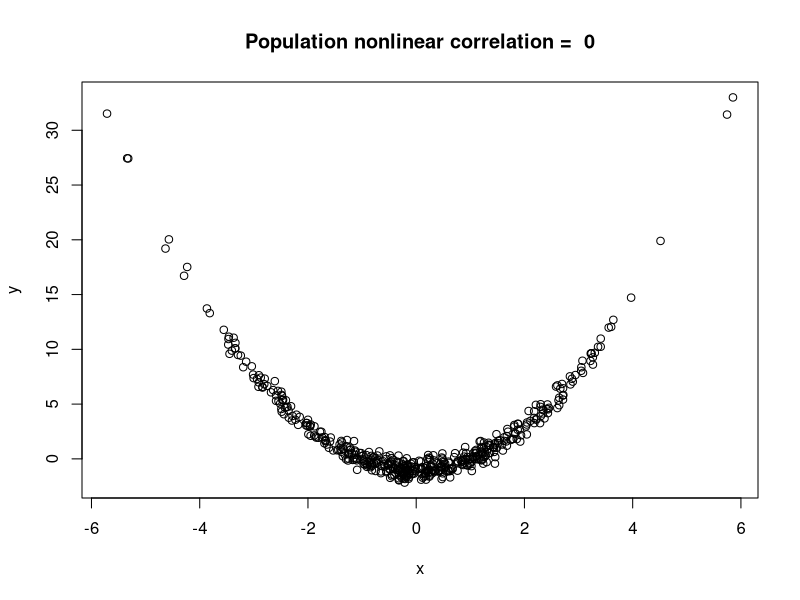
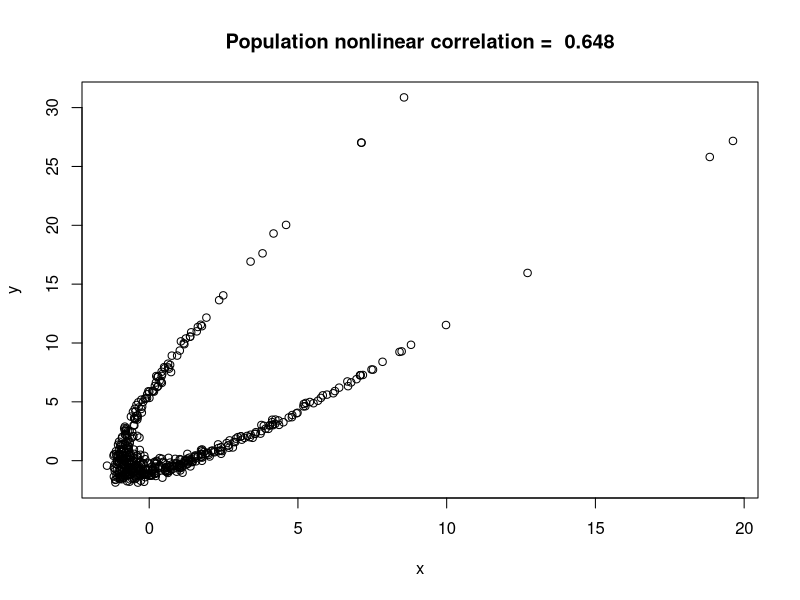

Write R code to recreate these figures, in order.
## ---- chunk 1
# Generate Bivariate Data with Nonlinear Relationship
gen_nonlinear <- function(n, muX, muY, sX, sY, angle){
  rotmat <- matrix(c(cos(angle), -sin(angle), sin(angle), cos(angle)),2,2)
  x <- rnorm(n, muX, sX)
  y <- x**2 + rnorm(n, muY, sY)
  df <- cbind(x,y)
  df <- df %*% rotmat
  df <- as.data.frame(df)
  names(df) <- c("x", "y")
  return(df)
}

# True correlation value for the nonlinear setting
cor_nonlinear <- function(muX, muY, sX, sY, angle){
  # muX and muY have no effect
  sQ <- sqrt(cos(angle)**2 * (2*sX**4 + 4*sX**2*muX**2 +  sY**2) + sin(angle)**2 * sX**2 + 2 * cos(angle)*sin(angle)*(2*sX**2*muX))
  sR <- sqrt(sin(angle)**2 * (2*sX**4 + 4*sX**2*muX**2 + sY**2) + cos(angle)**2 * sX**2 - 2 * cos(angle)*sin(angle)*(2*sX**2*muX))
  cov <- sin(angle)*cos(angle) * (sX**2 - (2*sX**4 + 4*sX**2*muX**2 + sY**2)) +
    (cos(angle)**2 - sin(angle)**2) * (2*sX**2*muX)
  cor <- round(cov/(sQ*sR), 4)
  return(cor)
}

## ---- chunk 2

#Ex2 question 1 (a)
#How does the angle parameter visually affect the data?
#angle = 0 

# Parameters:
SAMPLESEED <- 9886
SIMULATIONSEED <- 1021
n <- 500
muX <- 0
muY <- -1
sX  <- 1.8
sY  <- 0.5
rho <- 0.84
out <- 0.03
dev <- 3
angle <- 0

set.seed(SAMPLESEED)
df <- gen_nonlinear(n=n, muX=muX, muY=muY, sX=sX, sY=sY, angle=angle)
# population correlation in this setting 
rho <- cor_nonlinear(muX=muX, muY=muY, sX=sX, sY=sY, angle=angle)

plot(df, main=paste("Population nonlinear correlation = ", round(rho, 3)))

## ---- chunk 3

#Ex2 question 1 (a)
#How does the angle parameter visually affect the data?
#angle = -0.45 

# Parameters:
SAMPLESEED <- 9886
SIMULATIONSEED <- 1021
n <- 500
muX <- 0
muY <- -1
sX  <- 1.8
sY  <- 0.5
rho <- 0.84
out <- 0.03
dev <- 3
angle <- -0.45

set.seed(SAMPLESEED)
df <- gen_nonlinear(n=n, muX=muX, muY=muY, sX=sX, sY=sY, angle=angle)
# population correlation in this setting 
rho <- cor_nonlinear(muX=muX, muY=muY, sX=sX, sY=sY, angle=angle)

plot(df, main=paste("Population nonlinear correlation = ", round(rho, 3)))

